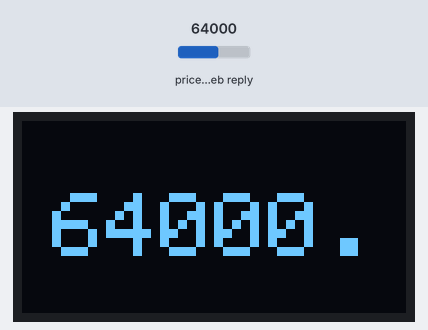
This sketch was run on a simulated Arduino MKR. Parts: 128×64 one-colour display. Inputs (shaded band) come from the test bench; at power-on: price in the web reply 64000. WiFi joins after 1.5 s; servers stay silent unless stated; web services answer with replies made up by the test bench; what the sketch prints to the serial monitor is not drawn.

Above: at 3.5 s.
3.6 s: price in the web reply set to 21580
At 9.7 s:
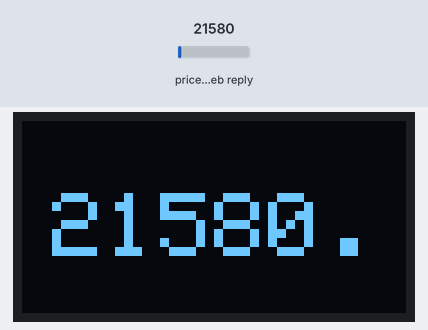
10.9 s: price in the web reply set to 39750
At 17.1 s:
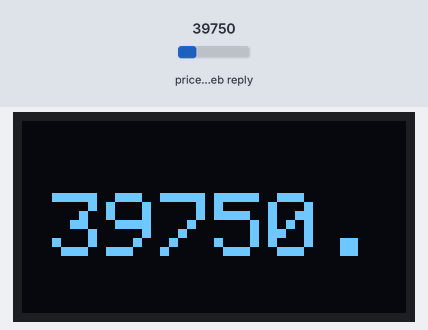
18.2 s: price in the web reply set to 59500
At 23.4 s:
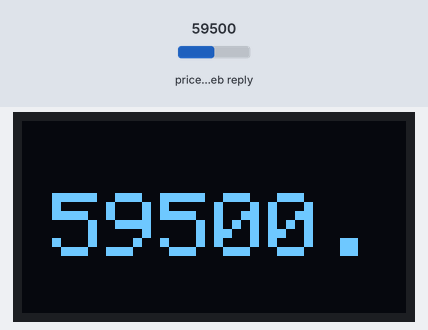
Timing chart, 0 to 24.9 s (numbered marks = the images above; inputs shaded):
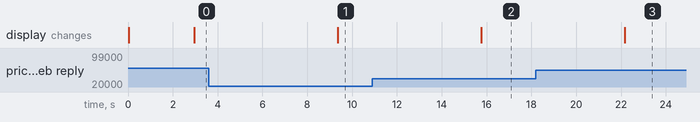

The sketch:

bitcoin_ticker.ino
```cpp
// Libraries
#include <SPI.h>
#include <WiFi101.h>
#include <ArduinoJson.h>
#include <Wire.h>
#include <Adafruit_SSD1306.h>

// Screen instance
#define OLED_RESET 4
Adafruit_SSD1306 display(OLED_RESET);
#define LOGO16_GLCD_HEIGHT 16
#define LOGO16_GLCD_WIDTH  16

#if (SSD1306_LCDHEIGHT != 64)
#error("Height incorrect, please fix Adafruit_SSD1306.h!");
#endif

// WiFi settings
const char* ssid     = "wifi-name";
const char* password = "wifi-pass";

// API server
const char* host = "api.coindesk.com";

void setup() {

  // Serial
  Serial.begin(115200);
  delay(10);

  // Init display
  display.begin(SSD1306_SWITCHCAPVCC, 0x3D);

  // Clear the buffer.
  display.clearDisplay();

  // We start by connecting to a WiFi network
  Serial.println();
  Serial.println();
  Serial.print("Connecting to ");
  Serial.println(ssid);

  WiFi.begin(ssid, password);

  while (WiFi.status() != WL_CONNECTED) {
    delay(500);
    Serial.print(".");
  }

  Serial.println("");
  Serial.println("WiFi connected");
  Serial.println("IP address: ");
  Serial.println(WiFi.localIP());
}

void loop() {

  // Connect to API
  Serial.print("connecting to ");
  Serial.println(host);

  // Use WiFiClient class to create TCP connections
  WiFiClient client;
  const int httpPort = 80;
  if (!client.connect(host, httpPort)) {
    Serial.println("connection failed");
    return;
  }

  // We now create a URI for the request
  String url = "/v1/bpi/currentprice.json";

  Serial.print("Requesting URL: ");
  Serial.println(url);

  // This will send the request to the server
  client.print(String("GET ") + url + " HTTP/1.1\r\n" +
               "Host: " + host + "\r\n" +
               "Connection: close\r\n\r\n");
  delay(100);

  // Read all the lines of the reply from server and print them to Serial
  String answer;
  while(client.available()){
    String line = client.readStringUntil('\r');
    answer += line;
  }

  client.stop();
  Serial.println();
  Serial.println("closing connection");

  // Process answer
  Serial.println();
  Serial.println("Answer: ");
  Serial.println(answer);

  // Convert to JSON
  String jsonAnswer;
  int jsonIndex;

  for (int i = 0; i < answer.length(); i++) {
    if (answer[i] == '{') {
      jsonIndex = i;
      break;
    }
  }

  // Get JSON data
  jsonAnswer = answer.substring(jsonIndex);
  Serial.println();
  Serial.println("JSON answer: ");
  Serial.println(jsonAnswer);
  jsonAnswer.trim();

  // Get rate as float
  int rateIndex = jsonAnswer.indexOf("rate_float");
  String priceString = jsonAnswer.substring(rateIndex + 12, rateIndex + 18);
  priceString.trim();
  float price = priceString.toFloat();

  // Print price
  Serial.println();
  Serial.println("Bitcoin price: ");
  Serial.println(price);

  // Display on OLED
  display.setTextSize(3);
  display.setTextColor(WHITE);
  display.setCursor(10,24);

  display.clearDisplay();
  display.print(priceString);
  display.display();

  // Wait 5 seconds
  delay(5000);
}
```

Measured:
- after the input at 3.6 s, the display: changes after 5.8 s (image 1)
- after the input at 10.9 s, the display: changes after 4.9 s (image 2)
- after the input at 18.2 s, the display: changes after 4.0 s (image 3)
